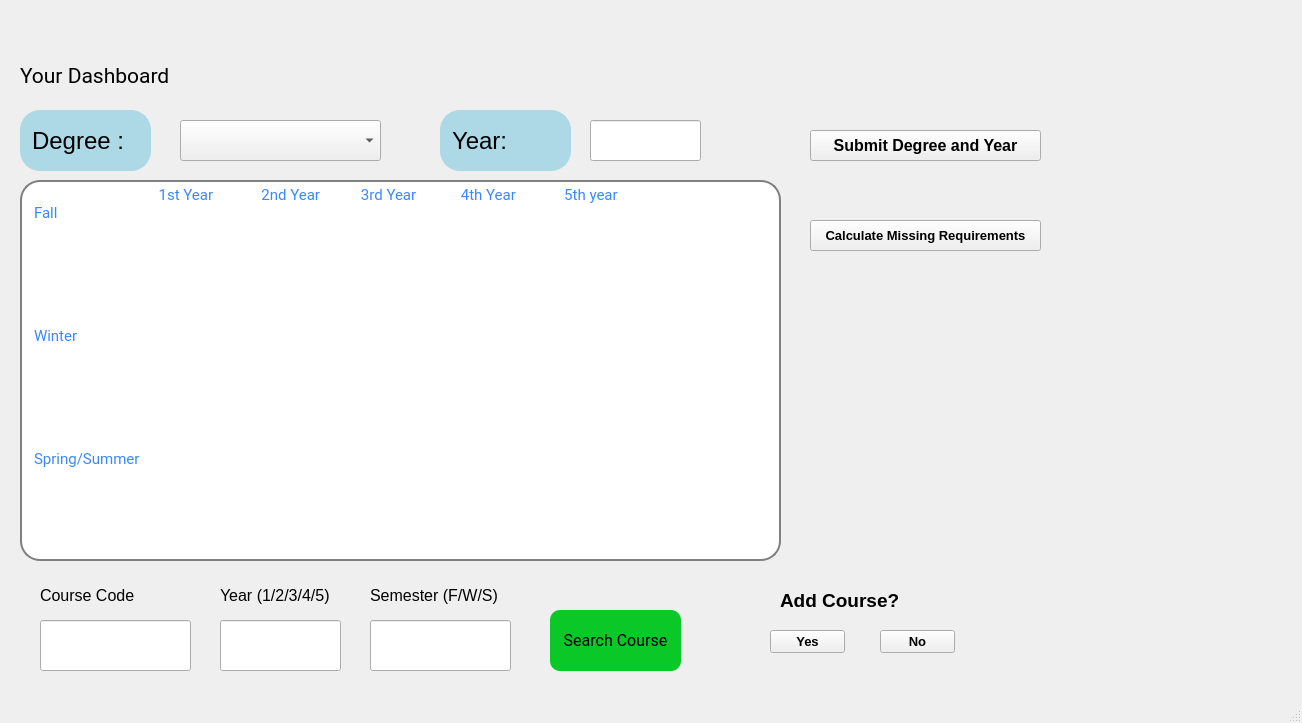
<?xml version="1.0" encoding="UTF-8"?>
<ui version="4.0">
 <class>DashBoard</class>
 <widget class="QMainWindow" name="DashBoard">
  <property name="geometry">
   <rect>
    <x>0</x>
    <y>0</y>
    <width>1302</width>
    <height>723</height>
   </rect>
  </property>
  <property name="windowTitle">
   <string>MainWindow</string>
  </property>
  <widget class="QWidget" name="centralwidget">
   <widget class="QLabel" name="label_2">
    <property name="geometry">
     <rect>
      <x>640</x>
      <y>60</y>
      <width>141</width>
      <height>51</height>
     </rect>
    </property>
    <property name="font">
     <font>
      <family>Roboto</family>
      <pointsize>14</pointsize>
     </font>
    </property>
    <property name="text">
     <string/>
    </property>
   </widget>
   <widget class="QTextEdit" name="textEdit">
    <property name="enabled">
     <bool>true</bool>
    </property>
    <property name="geometry">
     <rect>
      <x>20</x>
      <y>180</y>
      <width>761</width>
      <height>381</height>
     </rect>
    </property>
    <property name="font">
     <font>
      <family>Roboto</family>
      <pointsize>9</pointsize>
     </font>
    </property>
    <property name="styleSheet">
     <string notr="true"> QTextEdit {
     border: 2px solid gray;
     border-radius: 20px;
     padding: 0 8px;
     background: white;
     selection-background-color: darkgray;
	
	color: rgb(56, 136, 255);

 }</string>
    </property>
    <property name="html">
     <string>&lt;!DOCTYPE HTML PUBLIC &quot;-//W3C//DTD HTML 4.0//EN&quot; &quot;http://www.w3.org/TR/REC-html40/strict.dtd&quot;&gt;
&lt;html&gt;&lt;head&gt;&lt;meta name=&quot;qrichtext&quot; content=&quot;1&quot; /&gt;&lt;style type=&quot;text/css&quot;&gt;
p, li { white-space: pre-wrap; }
&lt;/style&gt;&lt;/head&gt;&lt;body style=&quot; font-family:'Roboto'; font-size:9pt; font-weight:400; font-style:normal;&quot;&gt;
&lt;p style=&quot; margin-top:0px; margin-bottom:0px; margin-left:0px; margin-right:0px; -qt-block-indent:0; text-indent:0px;&quot;&gt;&lt;span style=&quot; font-family:'MS Shell Dlg 2'; font-size:11pt;&quot;&gt;	            1st Year             2nd Year           3rd Year            4th Year             5th year	&lt;/span&gt;&lt;/p&gt;
&lt;p style=&quot; margin-top:0px; margin-bottom:0px; margin-left:0px; margin-right:0px; -qt-block-indent:0; text-indent:0px;&quot;&gt;&lt;span style=&quot; font-family:'MS Shell Dlg 2'; font-size:11pt;&quot;&gt;Fall	&lt;/span&gt;&lt;/p&gt;
&lt;p style=&quot;-qt-paragraph-type:empty; margin-top:0px; margin-bottom:0px; margin-left:0px; margin-right:0px; -qt-block-indent:0; text-indent:0px; font-family:'MS Shell Dlg 2'; font-size:11pt;&quot;&gt;&lt;br /&gt;&lt;/p&gt;
&lt;p style=&quot;-qt-paragraph-type:empty; margin-top:0px; margin-bottom:0px; margin-left:0px; margin-right:0px; -qt-block-indent:0; text-indent:0px; font-family:'MS Shell Dlg 2'; font-size:11pt;&quot;&gt;&lt;br /&gt;&lt;/p&gt;
&lt;p style=&quot;-qt-paragraph-type:empty; margin-top:0px; margin-bottom:0px; margin-left:0px; margin-right:0px; -qt-block-indent:0; text-indent:0px; font-family:'MS Shell Dlg 2'; font-size:11pt;&quot;&gt;&lt;br /&gt;&lt;/p&gt;
&lt;p style=&quot;-qt-paragraph-type:empty; margin-top:0px; margin-bottom:0px; margin-left:0px; margin-right:0px; -qt-block-indent:0; text-indent:0px; font-family:'MS Shell Dlg 2'; font-size:11pt;&quot;&gt;&lt;br /&gt;&lt;/p&gt;
&lt;p style=&quot;-qt-paragraph-type:empty; margin-top:0px; margin-bottom:0px; margin-left:0px; margin-right:0px; -qt-block-indent:0; text-indent:0px;&quot;&gt;&lt;br /&gt;&lt;/p&gt;
&lt;p style=&quot;-qt-paragraph-type:empty; margin-top:0px; margin-bottom:0px; margin-left:0px; margin-right:0px; -qt-block-indent:0; text-indent:0px; font-family:'MS Shell Dlg 2'; font-size:11pt;&quot;&gt;&lt;br /&gt;&lt;/p&gt;
&lt;p style=&quot; margin-top:0px; margin-bottom:0px; margin-left:0px; margin-right:0px; -qt-block-indent:0; text-indent:0px;&quot;&gt;&lt;span style=&quot; font-family:'MS Shell Dlg 2'; font-size:11pt;&quot;&gt;Winter&lt;/span&gt;&lt;/p&gt;
&lt;p style=&quot;-qt-paragraph-type:empty; margin-top:0px; margin-bottom:0px; margin-left:0px; margin-right:0px; -qt-block-indent:0; text-indent:0px; font-family:'MS Shell Dlg 2'; font-size:11pt;&quot;&gt;&lt;br /&gt;&lt;/p&gt;
&lt;p style=&quot;-qt-paragraph-type:empty; margin-top:0px; margin-bottom:0px; margin-left:0px; margin-right:0px; -qt-block-indent:0; text-indent:0px; font-family:'MS Shell Dlg 2'; font-size:11pt;&quot;&gt;&lt;br /&gt;&lt;/p&gt;
&lt;p style=&quot;-qt-paragraph-type:empty; margin-top:0px; margin-bottom:0px; margin-left:0px; margin-right:0px; -qt-block-indent:0; text-indent:0px; font-family:'MS Shell Dlg 2'; font-size:11pt;&quot;&gt;&lt;br /&gt;&lt;/p&gt;
&lt;p style=&quot;-qt-paragraph-type:empty; margin-top:0px; margin-bottom:0px; margin-left:0px; margin-right:0px; -qt-block-indent:0; text-indent:0px; font-family:'MS Shell Dlg 2'; font-size:11pt;&quot;&gt;&lt;br /&gt;&lt;/p&gt;
&lt;p style=&quot;-qt-paragraph-type:empty; margin-top:0px; margin-bottom:0px; margin-left:0px; margin-right:0px; -qt-block-indent:0; text-indent:0px;&quot;&gt;&lt;br /&gt;&lt;/p&gt;
&lt;p style=&quot;-qt-paragraph-type:empty; margin-top:0px; margin-bottom:0px; margin-left:0px; margin-right:0px; -qt-block-indent:0; text-indent:0px; font-family:'MS Shell Dlg 2'; font-size:11pt;&quot;&gt;&lt;br /&gt;&lt;/p&gt;
&lt;p style=&quot; margin-top:0px; margin-bottom:0px; margin-left:0px; margin-right:0px; -qt-block-indent:0; text-indent:0px;&quot;&gt;&lt;span style=&quot; font-family:'MS Shell Dlg 2'; font-size:11pt;&quot;&gt;Spring/Summer&lt;/span&gt;&lt;/p&gt;&lt;/body&gt;&lt;/html&gt;</string>
    </property>
   </widget>
   <widget class="QTextBrowser" name="textBrowser_5">
    <property name="geometry">
     <rect>
      <x>540</x>
      <y>340</y>
      <width>101</width>
      <height>81</height>
     </rect>
    </property>
    <property name="styleSheet">
     <string notr="true">border: 0px solid lightblue;</string>
    </property>
    <property name="verticalScrollBarPolicy">
     <enum>Qt::ScrollBarAlwaysOff</enum>
    </property>
    <property name="html">
     <string>&lt;!DOCTYPE HTML PUBLIC &quot;-//W3C//DTD HTML 4.0//EN&quot; &quot;http://www.w3.org/TR/REC-html40/strict.dtd&quot;&gt;
&lt;html&gt;&lt;head&gt;&lt;meta name=&quot;qrichtext&quot; content=&quot;1&quot; /&gt;&lt;style type=&quot;text/css&quot;&gt;
p, li { white-space: pre-wrap; }
&lt;/style&gt;&lt;/head&gt;&lt;body style=&quot; font-family:'MS Shell Dlg 2'; font-size:8.25pt; font-weight:400; font-style:normal;&quot;&gt;
&lt;p style=&quot;-qt-paragraph-type:empty; margin-top:0px; margin-bottom:0px; margin-left:0px; margin-right:0px; -qt-block-indent:0; text-indent:0px;&quot;&gt;&lt;br /&gt;&lt;/p&gt;&lt;/body&gt;&lt;/html&gt;</string>
    </property>
   </widget>
   <widget class="QLabel" name="label_5">
    <property name="geometry">
     <rect>
      <x>370</x>
      <y>580</y>
      <width>171</width>
      <height>31</height>
     </rect>
    </property>
    <property name="font">
     <font>
      <pointsize>12</pointsize>
     </font>
    </property>
    <property name="text">
     <string>Semester (F/W/S)</string>
    </property>
   </widget>
   <widget class="QTextBrowser" name="textBrowser_10">
    <property name="geometry">
     <rect>
      <x>290</x>
      <y>450</y>
      <width>71</width>
      <height>41</height>
     </rect>
    </property>
    <property name="styleSheet">
     <string notr="true">
border: 0px solid lightblue;</string>
    </property>
    <property name="verticalScrollBarPolicy">
     <enum>Qt::ScrollBarAlwaysOff</enum>
    </property>
    <property name="html">
     <string>&lt;!DOCTYPE HTML PUBLIC &quot;-//W3C//DTD HTML 4.0//EN&quot; &quot;http://www.w3.org/TR/REC-html40/strict.dtd&quot;&gt;
&lt;html&gt;&lt;head&gt;&lt;meta name=&quot;qrichtext&quot; content=&quot;1&quot; /&gt;&lt;style type=&quot;text/css&quot;&gt;
p, li { white-space: pre-wrap; }
&lt;/style&gt;&lt;/head&gt;&lt;body style=&quot; font-family:'MS Shell Dlg 2'; font-size:8.25pt; font-weight:400; font-style:normal;&quot;&gt;
&lt;p style=&quot;-qt-paragraph-type:empty; margin-top:0px; margin-bottom:0px; margin-left:0px; margin-right:0px; -qt-block-indent:0; text-indent:0px;&quot;&gt;&lt;br /&gt;&lt;/p&gt;&lt;/body&gt;&lt;/html&gt;</string>
    </property>
   </widget>
   <widget class="QTextBrowser" name="textBrowser_16">
    <property name="geometry">
     <rect>
      <x>640</x>
      <y>450</y>
      <width>71</width>
      <height>41</height>
     </rect>
    </property>
    <property name="styleSheet">
     <string notr="true">
border: 0px solid lightblue;</string>
    </property>
    <property name="verticalScrollBarPolicy">
     <enum>Qt::ScrollBarAlwaysOff</enum>
    </property>
    <property name="html">
     <string>&lt;!DOCTYPE HTML PUBLIC &quot;-//W3C//DTD HTML 4.0//EN&quot; &quot;http://www.w3.org/TR/REC-html40/strict.dtd&quot;&gt;
&lt;html&gt;&lt;head&gt;&lt;meta name=&quot;qrichtext&quot; content=&quot;1&quot; /&gt;&lt;style type=&quot;text/css&quot;&gt;
p, li { white-space: pre-wrap; }
&lt;/style&gt;&lt;/head&gt;&lt;body style=&quot; font-family:'MS Shell Dlg 2'; font-size:8.25pt; font-weight:400; font-style:normal;&quot;&gt;
&lt;p style=&quot;-qt-paragraph-type:empty; margin-top:0px; margin-bottom:0px; margin-left:0px; margin-right:0px; -qt-block-indent:0; text-indent:0px;&quot;&gt;&lt;br /&gt;&lt;/p&gt;&lt;/body&gt;&lt;/html&gt;</string>
    </property>
   </widget>
   <widget class="QTextBrowser" name="textBrowser_6">
    <property name="geometry">
     <rect>
      <x>170</x>
      <y>340</y>
      <width>101</width>
      <height>81</height>
     </rect>
    </property>
    <property name="styleSheet">
     <string notr="true">


border: 0px solid lightblue;</string>
    </property>
    <property name="verticalScrollBarPolicy">
     <enum>Qt::ScrollBarAlwaysOff</enum>
    </property>
    <property name="html">
     <string>&lt;!DOCTYPE HTML PUBLIC &quot;-//W3C//DTD HTML 4.0//EN&quot; &quot;http://www.w3.org/TR/REC-html40/strict.dtd&quot;&gt;
&lt;html&gt;&lt;head&gt;&lt;meta name=&quot;qrichtext&quot; content=&quot;1&quot; /&gt;&lt;style type=&quot;text/css&quot;&gt;
p, li { white-space: pre-wrap; }
&lt;/style&gt;&lt;/head&gt;&lt;body style=&quot; font-family:'MS Shell Dlg 2'; font-size:8.25pt; font-weight:400; font-style:normal;&quot;&gt;
&lt;p style=&quot;-qt-paragraph-type:empty; margin-top:0px; margin-bottom:0px; margin-left:0px; margin-right:0px; -qt-block-indent:0; text-indent:0px;&quot;&gt;&lt;br /&gt;&lt;/p&gt;&lt;/body&gt;&lt;/html&gt;</string>
    </property>
   </widget>
   <widget class="QTextBrowser" name="textBrowser_9">
    <property name="geometry">
     <rect>
      <x>290</x>
      <y>340</y>
      <width>101</width>
      <height>81</height>
     </rect>
    </property>
    <property name="styleSheet">
     <string notr="true">
border: 0px solid lightblue;</string>
    </property>
    <property name="verticalScrollBarPolicy">
     <enum>Qt::ScrollBarAlwaysOff</enum>
    </property>
    <property name="html">
     <string>&lt;!DOCTYPE HTML PUBLIC &quot;-//W3C//DTD HTML 4.0//EN&quot; &quot;http://www.w3.org/TR/REC-html40/strict.dtd&quot;&gt;
&lt;html&gt;&lt;head&gt;&lt;meta name=&quot;qrichtext&quot; content=&quot;1&quot; /&gt;&lt;style type=&quot;text/css&quot;&gt;
p, li { white-space: pre-wrap; }
&lt;/style&gt;&lt;/head&gt;&lt;body style=&quot; font-family:'MS Shell Dlg 2'; font-size:8.25pt; font-weight:400; font-style:normal;&quot;&gt;
&lt;p style=&quot;-qt-paragraph-type:empty; margin-top:0px; margin-bottom:0px; margin-left:0px; margin-right:0px; -qt-block-indent:0; text-indent:0px;&quot;&gt;&lt;br /&gt;&lt;/p&gt;&lt;/body&gt;&lt;/html&gt;</string>
    </property>
   </widget>
   <widget class="QTextBrowser" name="textBrowser_14">
    <property name="geometry">
     <rect>
      <x>660</x>
      <y>250</y>
      <width>101</width>
      <height>81</height>
     </rect>
    </property>
    <property name="styleSheet">
     <string notr="true">border: 0px solid lightblue;</string>
    </property>
    <property name="verticalScrollBarPolicy">
     <enum>Qt::ScrollBarAlwaysOff</enum>
    </property>
    <property name="html">
     <string>&lt;!DOCTYPE HTML PUBLIC &quot;-//W3C//DTD HTML 4.0//EN&quot; &quot;http://www.w3.org/TR/REC-html40/strict.dtd&quot;&gt;
&lt;html&gt;&lt;head&gt;&lt;meta name=&quot;qrichtext&quot; content=&quot;1&quot; /&gt;&lt;style type=&quot;text/css&quot;&gt;
p, li { white-space: pre-wrap; }
&lt;/style&gt;&lt;/head&gt;&lt;body style=&quot; font-family:'MS Shell Dlg 2'; font-size:8.25pt; font-weight:400; font-style:normal;&quot;&gt;
&lt;p style=&quot;-qt-paragraph-type:empty; margin-top:0px; margin-bottom:0px; margin-left:0px; margin-right:0px; -qt-block-indent:0; text-indent:0px;&quot;&gt;&lt;br /&gt;&lt;/p&gt;&lt;/body&gt;&lt;/html&gt;</string>
    </property>
   </widget>
   <widget class="QLineEdit" name="lineEdit_2">
    <property name="geometry">
     <rect>
      <x>220</x>
      <y>620</y>
      <width>121</width>
      <height>51</height>
     </rect>
    </property>
    <property name="text">
     <string/>
    </property>
   </widget>
   <widget class="QTextBrowser" name="textBrowser_13">
    <property name="geometry">
     <rect>
      <x>540</x>
      <y>450</y>
      <width>71</width>
      <height>41</height>
     </rect>
    </property>
    <property name="styleSheet">
     <string notr="true">
border: 0px solid lightblue;</string>
    </property>
    <property name="verticalScrollBarPolicy">
     <enum>Qt::ScrollBarAlwaysOff</enum>
    </property>
    <property name="html">
     <string>&lt;!DOCTYPE HTML PUBLIC &quot;-//W3C//DTD HTML 4.0//EN&quot; &quot;http://www.w3.org/TR/REC-html40/strict.dtd&quot;&gt;
&lt;html&gt;&lt;head&gt;&lt;meta name=&quot;qrichtext&quot; content=&quot;1&quot; /&gt;&lt;style type=&quot;text/css&quot;&gt;
p, li { white-space: pre-wrap; }
&lt;/style&gt;&lt;/head&gt;&lt;body style=&quot; font-family:'MS Shell Dlg 2'; font-size:8.25pt; font-weight:400; font-style:normal;&quot;&gt;
&lt;p style=&quot;-qt-paragraph-type:empty; margin-top:0px; margin-bottom:0px; margin-left:0px; margin-right:0px; -qt-block-indent:0; text-indent:0px;&quot;&gt;&lt;br /&gt;&lt;/p&gt;&lt;/body&gt;&lt;/html&gt;</string>
    </property>
   </widget>
   <widget class="QTextBrowser" name="textBrowser">
    <property name="geometry">
     <rect>
      <x>170</x>
      <y>250</y>
      <width>101</width>
      <height>81</height>
     </rect>
    </property>
    <property name="styleSheet">
     <string notr="true">
border: 0px solid lightblue;
</string>
    </property>
    <property name="verticalScrollBarPolicy">
     <enum>Qt::ScrollBarAlwaysOff</enum>
    </property>
    <property name="html">
     <string>&lt;!DOCTYPE HTML PUBLIC &quot;-//W3C//DTD HTML 4.0//EN&quot; &quot;http://www.w3.org/TR/REC-html40/strict.dtd&quot;&gt;
&lt;html&gt;&lt;head&gt;&lt;meta name=&quot;qrichtext&quot; content=&quot;1&quot; /&gt;&lt;style type=&quot;text/css&quot;&gt;
p, li { white-space: pre-wrap; }
&lt;/style&gt;&lt;/head&gt;&lt;body style=&quot; font-family:'MS Shell Dlg 2'; font-size:8.25pt; font-weight:400; font-style:normal;&quot;&gt;
&lt;p style=&quot;-qt-paragraph-type:empty; margin-top:0px; margin-bottom:0px; margin-left:0px; margin-right:0px; -qt-block-indent:0; text-indent:0px;&quot;&gt;&lt;br /&gt;&lt;/p&gt;&lt;/body&gt;&lt;/html&gt;</string>
    </property>
   </widget>
   <widget class="QTextBrowser" name="textBrowser_15">
    <property name="geometry">
     <rect>
      <x>650</x>
      <y>340</y>
      <width>101</width>
      <height>81</height>
     </rect>
    </property>
    <property name="styleSheet">
     <string notr="true">border: 0px solid lightblue;</string>
    </property>
    <property name="verticalScrollBarPolicy">
     <enum>Qt::ScrollBarAlwaysOff</enum>
    </property>
    <property name="html">
     <string>&lt;!DOCTYPE HTML PUBLIC &quot;-//W3C//DTD HTML 4.0//EN&quot; &quot;http://www.w3.org/TR/REC-html40/strict.dtd&quot;&gt;
&lt;html&gt;&lt;head&gt;&lt;meta name=&quot;qrichtext&quot; content=&quot;1&quot; /&gt;&lt;style type=&quot;text/css&quot;&gt;
p, li { white-space: pre-wrap; }
&lt;/style&gt;&lt;/head&gt;&lt;body style=&quot; font-family:'MS Shell Dlg 2'; font-size:8.25pt; font-weight:400; font-style:normal;&quot;&gt;
&lt;p style=&quot;-qt-paragraph-type:empty; margin-top:0px; margin-bottom:0px; margin-left:0px; margin-right:0px; -qt-block-indent:0; text-indent:0px;&quot;&gt;&lt;br /&gt;&lt;/p&gt;&lt;/body&gt;&lt;/html&gt;</string>
    </property>
   </widget>
   <widget class="QTextBrowser" name="textBrowser_3">
    <property name="geometry">
     <rect>
      <x>410</x>
      <y>250</y>
      <width>101</width>
      <height>81</height>
     </rect>
    </property>
    <property name="styleSheet">
     <string notr="true">border: 0px solid lightblue;</string>
    </property>
    <property name="verticalScrollBarPolicy">
     <enum>Qt::ScrollBarAlwaysOff</enum>
    </property>
    <property name="html">
     <string>&lt;!DOCTYPE HTML PUBLIC &quot;-//W3C//DTD HTML 4.0//EN&quot; &quot;http://www.w3.org/TR/REC-html40/strict.dtd&quot;&gt;
&lt;html&gt;&lt;head&gt;&lt;meta name=&quot;qrichtext&quot; content=&quot;1&quot; /&gt;&lt;style type=&quot;text/css&quot;&gt;
p, li { white-space: pre-wrap; }
&lt;/style&gt;&lt;/head&gt;&lt;body style=&quot; font-family:'MS Shell Dlg 2'; font-size:8.25pt; font-weight:400; font-style:normal;&quot;&gt;
&lt;p style=&quot;-qt-paragraph-type:empty; margin-top:0px; margin-bottom:0px; margin-left:0px; margin-right:0px; -qt-block-indent:0; text-indent:0px;&quot;&gt;&lt;br /&gt;&lt;/p&gt;&lt;/body&gt;&lt;/html&gt;</string>
    </property>
   </widget>
   <widget class="QTextBrowser" name="textBrowser_8">
    <property name="geometry">
     <rect>
      <x>290</x>
      <y>250</y>
      <width>101</width>
      <height>81</height>
     </rect>
    </property>
    <property name="styleSheet">
     <string notr="true">
border: 0px solid lightblue;</string>
    </property>
    <property name="verticalScrollBarPolicy">
     <enum>Qt::ScrollBarAlwaysOff</enum>
    </property>
    <property name="html">
     <string>&lt;!DOCTYPE HTML PUBLIC &quot;-//W3C//DTD HTML 4.0//EN&quot; &quot;http://www.w3.org/TR/REC-html40/strict.dtd&quot;&gt;
&lt;html&gt;&lt;head&gt;&lt;meta name=&quot;qrichtext&quot; content=&quot;1&quot; /&gt;&lt;style type=&quot;text/css&quot;&gt;
p, li { white-space: pre-wrap; }
&lt;/style&gt;&lt;/head&gt;&lt;body style=&quot; font-family:'MS Shell Dlg 2'; font-size:8.25pt; font-weight:400; font-style:normal;&quot;&gt;
&lt;p style=&quot;-qt-paragraph-type:empty; margin-top:0px; margin-bottom:0px; margin-left:0px; margin-right:0px; -qt-block-indent:0; text-indent:0px;&quot;&gt;&lt;br /&gt;&lt;/p&gt;&lt;/body&gt;&lt;/html&gt;</string>
    </property>
   </widget>
   <widget class="QTextBrowser" name="textBrowser_7">
    <property name="geometry">
     <rect>
      <x>170</x>
      <y>450</y>
      <width>71</width>
      <height>41</height>
     </rect>
    </property>
    <property name="styleSheet">
     <string notr="true">
border: 0px solid lightblue;</string>
    </property>
    <property name="verticalScrollBarPolicy">
     <enum>Qt::ScrollBarAlwaysOff</enum>
    </property>
    <property name="html">
     <string>&lt;!DOCTYPE HTML PUBLIC &quot;-//W3C//DTD HTML 4.0//EN&quot; &quot;http://www.w3.org/TR/REC-html40/strict.dtd&quot;&gt;
&lt;html&gt;&lt;head&gt;&lt;meta name=&quot;qrichtext&quot; content=&quot;1&quot; /&gt;&lt;style type=&quot;text/css&quot;&gt;
p, li { white-space: pre-wrap; }
&lt;/style&gt;&lt;/head&gt;&lt;body style=&quot; font-family:'MS Shell Dlg 2'; font-size:8.25pt; font-weight:400; font-style:normal;&quot;&gt;
&lt;p style=&quot;-qt-paragraph-type:empty; margin-top:0px; margin-bottom:0px; margin-left:0px; margin-right:0px; -qt-block-indent:0; text-indent:0px;&quot;&gt;&lt;br /&gt;&lt;/p&gt;&lt;/body&gt;&lt;/html&gt;</string>
    </property>
   </widget>
   <widget class="QLineEdit" name="lineEdit_3">
    <property name="geometry">
     <rect>
      <x>40</x>
      <y>620</y>
      <width>151</width>
      <height>51</height>
     </rect>
    </property>
    <property name="text">
     <string/>
    </property>
   </widget>
   <widget class="QTextBrowser" name="textBrowser_4">
    <property name="geometry">
     <rect>
      <x>540</x>
      <y>250</y>
      <width>101</width>
      <height>81</height>
     </rect>
    </property>
    <property name="styleSheet">
     <string notr="true">border: 0px solid lightblue;</string>
    </property>
    <property name="verticalScrollBarPolicy">
     <enum>Qt::ScrollBarAlwaysOff</enum>
    </property>
    <property name="html">
     <string>&lt;!DOCTYPE HTML PUBLIC &quot;-//W3C//DTD HTML 4.0//EN&quot; &quot;http://www.w3.org/TR/REC-html40/strict.dtd&quot;&gt;
&lt;html&gt;&lt;head&gt;&lt;meta name=&quot;qrichtext&quot; content=&quot;1&quot; /&gt;&lt;style type=&quot;text/css&quot;&gt;
p, li { white-space: pre-wrap; }
&lt;/style&gt;&lt;/head&gt;&lt;body style=&quot; font-family:'MS Shell Dlg 2'; font-size:8.25pt; font-weight:400; font-style:normal;&quot;&gt;
&lt;p style=&quot;-qt-paragraph-type:empty; margin-top:0px; margin-bottom:0px; margin-left:0px; margin-right:0px; -qt-block-indent:0; text-indent:0px;&quot;&gt;&lt;br /&gt;&lt;/p&gt;&lt;/body&gt;&lt;/html&gt;</string>
    </property>
   </widget>
   <widget class="QPushButton" name="pushButton_2">
    <property name="geometry">
     <rect>
      <x>550</x>
      <y>610</y>
      <width>131</width>
      <height>61</height>
     </rect>
    </property>
    <property name="font">
     <font>
      <family>Roboto</family>
      <pointsize>12</pointsize>
     </font>
    </property>
    <property name="styleSheet">
     <string notr="true">background-color: rgb(10, 200, 40);
  border-radius: 10px;</string>
    </property>
    <property name="text">
     <string>Search Course</string>
    </property>
   </widget>
   <widget class="QTextBrowser" name="textBrowser_11">
    <property name="geometry">
     <rect>
      <x>410</x>
      <y>340</y>
      <width>101</width>
      <height>81</height>
     </rect>
    </property>
    <property name="styleSheet">
     <string notr="true">border: 0px solid lightblue;</string>
    </property>
    <property name="verticalScrollBarPolicy">
     <enum>Qt::ScrollBarAlwaysOff</enum>
    </property>
    <property name="html">
     <string>&lt;!DOCTYPE HTML PUBLIC &quot;-//W3C//DTD HTML 4.0//EN&quot; &quot;http://www.w3.org/TR/REC-html40/strict.dtd&quot;&gt;
&lt;html&gt;&lt;head&gt;&lt;meta name=&quot;qrichtext&quot; content=&quot;1&quot; /&gt;&lt;style type=&quot;text/css&quot;&gt;
p, li { white-space: pre-wrap; }
&lt;/style&gt;&lt;/head&gt;&lt;body style=&quot; font-family:'MS Shell Dlg 2'; font-size:8.25pt; font-weight:400; font-style:normal;&quot;&gt;
&lt;p style=&quot;-qt-paragraph-type:empty; margin-top:0px; margin-bottom:0px; margin-left:0px; margin-right:0px; -qt-block-indent:0; text-indent:0px;&quot;&gt;&lt;br /&gt;&lt;/p&gt;&lt;/body&gt;&lt;/html&gt;</string>
    </property>
   </widget>
   <widget class="QLabel" name="label_4">
    <property name="geometry">
     <rect>
      <x>220</x>
      <y>580</y>
      <width>151</width>
      <height>31</height>
     </rect>
    </property>
    <property name="font">
     <font>
      <pointsize>12</pointsize>
     </font>
    </property>
    <property name="text">
     <string>Year (1/2/3/4/5)</string>
    </property>
   </widget>
   <widget class="QTextBrowser" name="textBrowser_12">
    <property name="geometry">
     <rect>
      <x>410</x>
      <y>450</y>
      <width>71</width>
      <height>41</height>
     </rect>
    </property>
    <property name="styleSheet">
     <string notr="true">
border: 0px solid lightblue;</string>
    </property>
    <property name="verticalScrollBarPolicy">
     <enum>Qt::ScrollBarAlwaysOff</enum>
    </property>
    <property name="html">
     <string>&lt;!DOCTYPE HTML PUBLIC &quot;-//W3C//DTD HTML 4.0//EN&quot; &quot;http://www.w3.org/TR/REC-html40/strict.dtd&quot;&gt;
&lt;html&gt;&lt;head&gt;&lt;meta name=&quot;qrichtext&quot; content=&quot;1&quot; /&gt;&lt;style type=&quot;text/css&quot;&gt;
p, li { white-space: pre-wrap; }
&lt;/style&gt;&lt;/head&gt;&lt;body style=&quot; font-family:'MS Shell Dlg 2'; font-size:8.25pt; font-weight:400; font-style:normal;&quot;&gt;
&lt;p style=&quot;-qt-paragraph-type:empty; margin-top:0px; margin-bottom:0px; margin-left:0px; margin-right:0px; -qt-block-indent:0; text-indent:0px;&quot;&gt;&lt;br /&gt;&lt;/p&gt;&lt;/body&gt;&lt;/html&gt;</string>
    </property>
   </widget>
   <widget class="QLineEdit" name="lineEdit_4">
    <property name="geometry">
     <rect>
      <x>370</x>
      <y>620</y>
      <width>141</width>
      <height>51</height>
     </rect>
    </property>
   </widget>
   <widget class="QLabel" name="label">
    <property name="geometry">
     <rect>
      <x>20</x>
      <y>40</y>
      <width>201</width>
      <height>71</height>
     </rect>
    </property>
    <property name="font">
     <font>
      <family>Roboto</family>
      <pointsize>16</pointsize>
     </font>
    </property>
    <property name="text">
     <string>Your Dashboard</string>
    </property>
   </widget>
   <widget class="QLineEdit" name="lineEdit">
    <property name="geometry">
     <rect>
      <x>20</x>
      <y>110</y>
      <width>131</width>
      <height>61</height>
     </rect>
    </property>
    <property name="font">
     <font>
      <family>MS Shell Dlg 2</family>
      <pointsize>18</pointsize>
     </font>
    </property>
    <property name="styleSheet">
     <string notr="true"> QLineEdit {
     border: 2px solid lightblue;
     border-radius: 20px;
     padding: 0 8px;
     background: lightblue;
     selection-background-color: darkgray;
 }</string>
    </property>
    <property name="text">
     <string>Degree : </string>
    </property>
    <property name="readOnly">
     <bool>true</bool>
    </property>
   </widget>
   <widget class="QLabel" name="label_3">
    <property name="geometry">
     <rect>
      <x>40</x>
      <y>580</y>
      <width>121</width>
      <height>31</height>
     </rect>
    </property>
    <property name="font">
     <font>
      <pointsize>12</pointsize>
     </font>
    </property>
    <property name="text">
     <string>Course Code</string>
    </property>
   </widget>
   <widget class="QComboBox" name="comboBox">
    <property name="geometry">
     <rect>
      <x>180</x>
      <y>120</y>
      <width>201</width>
      <height>41</height>
     </rect>
    </property>
    <property name="font">
     <font>
      <pointsize>11</pointsize>
     </font>
    </property>
   </widget>
   <widget class="QLineEdit" name="lineEdit_5">
    <property name="geometry">
     <rect>
      <x>440</x>
      <y>110</y>
      <width>131</width>
      <height>61</height>
     </rect>
    </property>
    <property name="font">
     <font>
      <family>MS Shell Dlg 2</family>
      <pointsize>18</pointsize>
     </font>
    </property>
    <property name="styleSheet">
     <string notr="true"> QLineEdit {
     border: 2px solid lightblue;
     border-radius: 20px;
     padding: 0 8px;
     background: lightblue;
     selection-background-color: darkgray;
 }</string>
    </property>
    <property name="text">
     <string>Year:</string>
    </property>
    <property name="readOnly">
     <bool>true</bool>
    </property>
   </widget>
   <widget class="QLineEdit" name="yearIn">
    <property name="geometry">
     <rect>
      <x>590</x>
      <y>120</y>
      <width>111</width>
      <height>41</height>
     </rect>
    </property>
    <property name="font">
     <font>
      <pointsize>11</pointsize>
     </font>
    </property>
   </widget>
   <widget class="QPushButton" name="submitBtn">
    <property name="geometry">
     <rect>
      <x>810</x>
      <y>130</y>
      <width>231</width>
      <height>31</height>
     </rect>
    </property>
    <property name="font">
     <font>
      <pointsize>12</pointsize>
      <weight>75</weight>
      <bold>true</bold>
     </font>
    </property>
    <property name="text">
     <string>Submit Degree and Year</string>
    </property>
   </widget>
   <widget class="QPushButton" name="yesBtn">
    <property name="geometry">
     <rect>
      <x>770</x>
      <y>630</y>
      <width>75</width>
      <height>23</height>
     </rect>
    </property>
    <property name="font">
     <font>
      <pointsize>10</pointsize>
      <weight>75</weight>
      <bold>true</bold>
     </font>
    </property>
    <property name="text">
     <string>Yes</string>
    </property>
   </widget>
   <widget class="QPushButton" name="noBtn">
    <property name="geometry">
     <rect>
      <x>880</x>
      <y>630</y>
      <width>75</width>
      <height>23</height>
     </rect>
    </property>
    <property name="font">
     <font>
      <pointsize>10</pointsize>
      <weight>75</weight>
      <bold>true</bold>
     </font>
    </property>
    <property name="text">
     <string>No</string>
    </property>
   </widget>
   <widget class="QLabel" name="addCourseLabel">
    <property name="geometry">
     <rect>
      <x>780</x>
      <y>590</y>
      <width>131</width>
      <height>21</height>
     </rect>
    </property>
    <property name="font">
     <font>
      <pointsize>14</pointsize>
      <weight>75</weight>
      <bold>true</bold>
     </font>
    </property>
    <property name="text">
     <string>Add Course?</string>
    </property>
   </widget>
   <widget class="QPushButton" name="missingBtn">
    <property name="geometry">
     <rect>
      <x>810</x>
      <y>220</y>
      <width>231</width>
      <height>31</height>
     </rect>
    </property>
    <property name="font">
     <font>
      <pointsize>10</pointsize>
      <weight>75</weight>
      <bold>true</bold>
     </font>
    </property>
    <property name="text">
     <string>Calculate Missing Requirements</string>
    </property>
   </widget>
  </widget>
  <widget class="QMenuBar" name="menubar">
   <property name="geometry">
    <rect>
     <x>0</x>
     <y>0</y>
     <width>1302</width>
     <height>21</height>
    </rect>
   </property>
  </widget>
  <widget class="QStatusBar" name="statusbar"/>
 </widget>
 <resources/>
 <connections/>
</ui>
